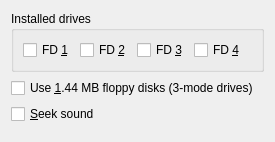
<?xml version="1.0" encoding="UTF-8"?>
<ui version="4.0">
 <class>FddPage</class>
 <widget class="QWidget" name="FddPage">
  <layout class="QVBoxLayout" name="mainLayout">
   <item>
    <widget class="QGroupBox" name="drivesGroup">
     <property name="title">
      <string>Installed drives</string>
     </property>
     <layout class="QHBoxLayout" name="drivesLayout">
      <item>
       <widget class="QCheckBox" name="FDDRIVE1">
        <property name="text">
         <string>FD &amp;1</string>
        </property>
       </widget>
      </item>
      <item>
       <widget class="QCheckBox" name="FDDRIVE2">
        <property name="text">
         <string>FD &amp;2</string>
        </property>
       </widget>
      </item>
      <item>
       <widget class="QCheckBox" name="FDDRIVE3">
        <property name="text">
         <string>FD &amp;3</string>
        </property>
       </widget>
      </item>
      <item>
       <widget class="QCheckBox" name="FDDRIVE4">
        <property name="text">
         <string>FD &amp;4</string>
        </property>
       </widget>
      </item>
      <item>
       <spacer name="drivesSpacer">
        <property name="orientation">
         <enum>Qt::Horizontal</enum>
        </property>
       </spacer>
      </item>
     </layout>
    </widget>
   </item>
   <item>
    <widget class="QCheckBox" name="USE144FD">
     <property name="text">
      <string>Use &amp;1.44 MB floppy disks (3-mode drives)</string>
     </property>
    </widget>
   </item>
   <item>
    <widget class="QCheckBox" name="Seek_Snd">
     <property name="text">
      <string>&amp;Seek sound</string>
     </property>
     <property name="toolTip">
      <string>Its volume is the Seek, relay slider in Sound &gt; Mixer</string>
     </property>
    </widget>
   </item>
   <item>
    <spacer name="bottomSpacer">
     <property name="orientation">
      <enum>Qt::Vertical</enum>
     </property>
    </spacer>
   </item>
  </layout>
 </widget>
 <resources/>
 <connections/>
</ui>
